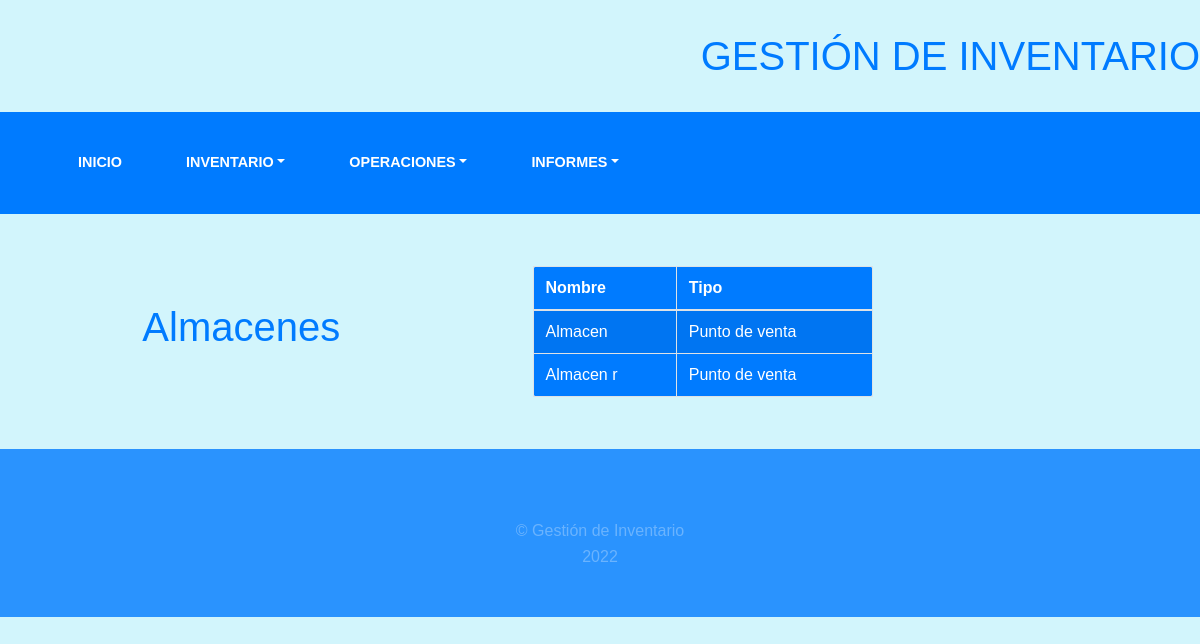
The app's page /almacen/listar-almacen/, older data.
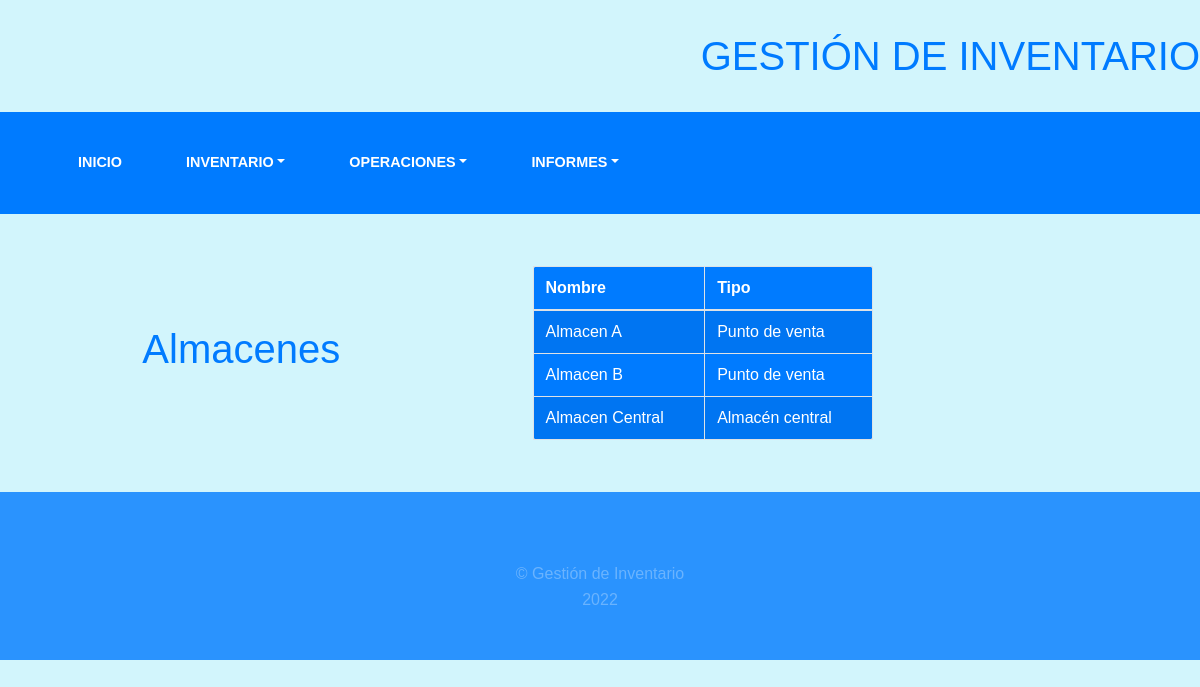
The same page, newer data.
### inventory/models.py (models this page shows, shortened)
class Almacen(models.Model):
    nombre = models.CharField(max_length=100, unique=True)
    es_central = models.TextField(max_length=20, null=False, blank=False)
    class Meta:
        verbose_name_plural = "Almacenes"
        verbose_name = "Almacén"

### inventory/views.py (the view)
# urls.py: path('listar-almacen/', views.AlmacenListView.as_view(), name="list_almacen"),
class AlmacenListView(ListView):
    model = Almacen
    context_object_name = 'object'
    ordering = ['nombre']
    template_name = 'inventory/almacen/list_almacen.html'
    success_url = reverse_lazy('metr:update_almacen_list')

### templates/inventory/almacen/list_almacen.html (shortened to what this page needs)
{% extends 'inventory/base.html' %}
{% block content %}
    <div class=" row ">
        <div class="col-5 d-flex align-items-center justify-content-center">
            <h1>Almacenes</h1>
        </div>
        <div class="letra_azul col-4 d-flex align-items-center justify-content-center">
            <div class="card-body">
                <table id="example" class="table table-striped table-bordered f_back" style="width:100%">
                    <thead>
                    <tr>
                        <th>Nombre</th>
                        <th>Tipo</th>
                    </tr>
                    </thead>
                    <tbody>
                    {% for f in object %}
                        <tr>
                            <td>
                                <a href="{% url 'inv:products_instruments' f.id %}">{{ f.nombre }}</a>
                            </td>
                            <td>
                                {{ f.es_central }}
                            </td>
                        </tr>
                    {% endfor %}
                    </tbody>
                </table>
            </div>
        </div>
    </div>
{% endblock %}

Row changes from the older to the newer data that the page shows:
changed Almacen: nombre "Almacen" → "Almacen A"
added Almacen: nombre "Almacen B", es_central "Punto de venta"
changed Almacen: nombre "Almacen r" → "Almacen Central"; es_central "Punto de venta" → "Almacén central"
